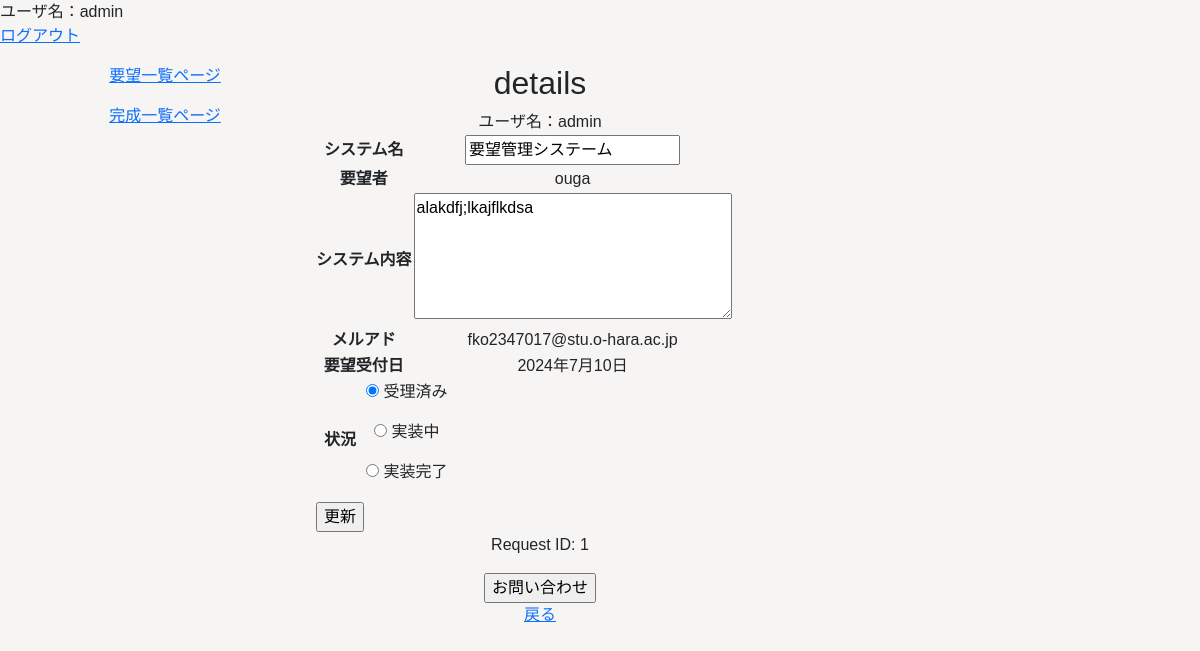
The page /detail/1 (signed in) on the database as committed earlier.
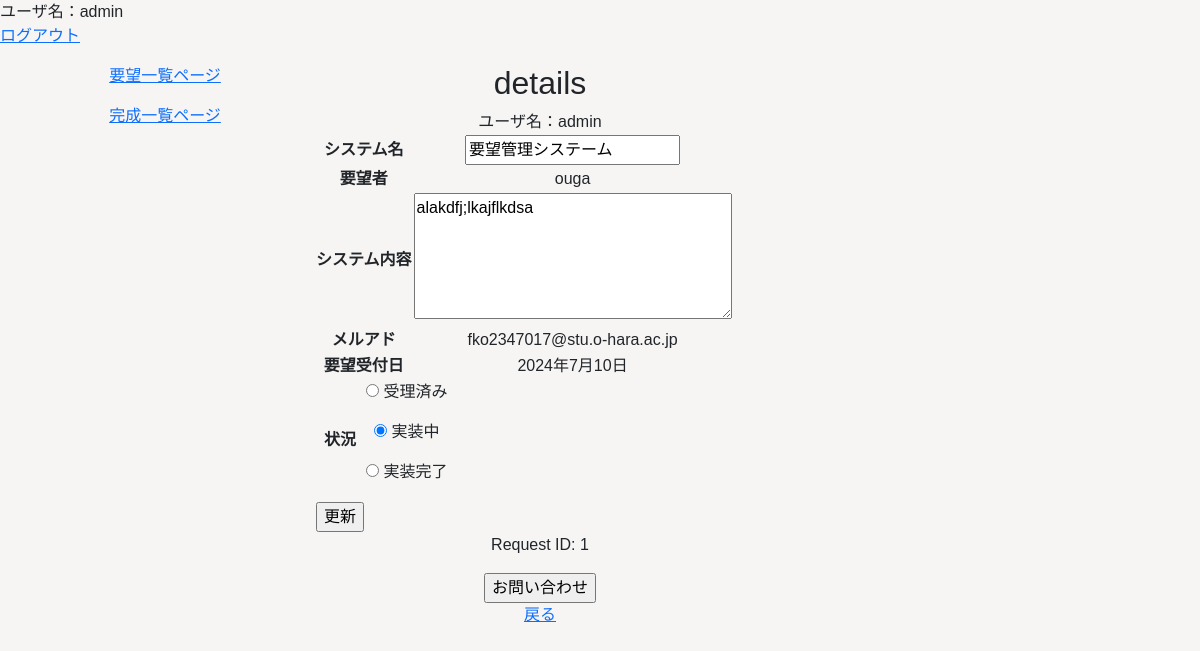
The same page on the database as committed later.
### Management/models.py (models this page shows, shortened)
class Request(models.Model):
    request_id = models.AutoField(primary_key=True)
    name = models.CharField(max_length=100, null=False, blank=False)
    system_name = models.CharField(max_length=100, null=False, blank=False, default='default')
    system_overview = models.CharField(max_length=1000, null=False, blank=False, default='default')
    mail = models.EmailField(max_length=100, null=False, blank=False)
    date = models.DateField(auto_now_add=True, null=False, blank=False)
    status = models.IntegerField(default=0)

### Management/views.py (the view)
# urls.py: path("detail/<int:id>",views.detail, name="detail"),
@login_required
def detail(request,id):
    template = loader.get_template("Management/detail.html")
    data = Request.objects.get(request_id=id)
    context = {
        "data":data,
        "user":request.user,
    }
    return HttpResponse(template.render(context, request))

### Management/templates/Management/detail.html (shortened to what this page needs)
{% extends 'Management/base.html' %}
{% block contents %}
<body>
    <h2>details</h2>
    <div>
        ユーザ名：{{ user }}
    </div>
    <div>
        <form method="post" action="{% url 'Management:detail_update' data.request_id %}">
        <table>
            <tr>
                <th>
                    システム名
                </th>
                <td>
                    <input name="system_name" type="text" value="{{data.system_name}}">
                </td>
            </tr>
            <tr>
                <th>
                    要望者
                </th>
                <td>
                    {{data.name}}
                </td>
            </tr>
            <tr>
                <th>
                    システム内容
                </th>
                <td>
                    <textarea name="system_overview" cols="32" rows="5">{{data.system_overview}}</textarea>
                </td>
            </tr>
            <tr>
                <th>
                    メルアド
                </th>
                <td>
                    {{data.mail}}
                </td>
            </tr>
            <tr>
                <th>
                    要望受付日
                </th>
                <td>
                    {{data.date}}
                </td>
            </tr>
            <table>
            <tr>
                <th>
                    状況
                </th>
                <td>
                    <p><input type="radio" id="zero" name="status" value="0" {% if data.status == 0 %}checked{%endif%} />
                    <label for="zero">受理済み</label></p>
                    <p><input type="radio" id="one" name="status" value="1"  {% if data.status == 1 %}checked{%endif%} />
                    <label for="one">実装中</label></p>
                    <p><input type="radio" id="two" name="status" value="2"  {% if data.status == 2 %}checked{%endif%} />
                    <label for="two">実装完了</label></p>
                </td>
            </tr>
            <tr>
                <td><input type="submit" value="更新"></td>
            </tr>
            </table>
        </table>
        </form>
            <form  method="post" action="{% url 'inquiry:index' data.request_id %}">
                <p>Request ID: {{ data.request_id }}</p>
                <tr>
                    <th>
                        <input type="submit" value="お問い合わせ">
                    </th>
                </tr>
            </form>
        <a href="/">戻る</a>
    </div>
</body>
{% endblock %}

Rows that differ between the two databases and show on the page:
changed Request "ouga": status "☑ 受理済み" → "☐ 受理済み"; status "☐ 実装中" → "☑ 実装中"
